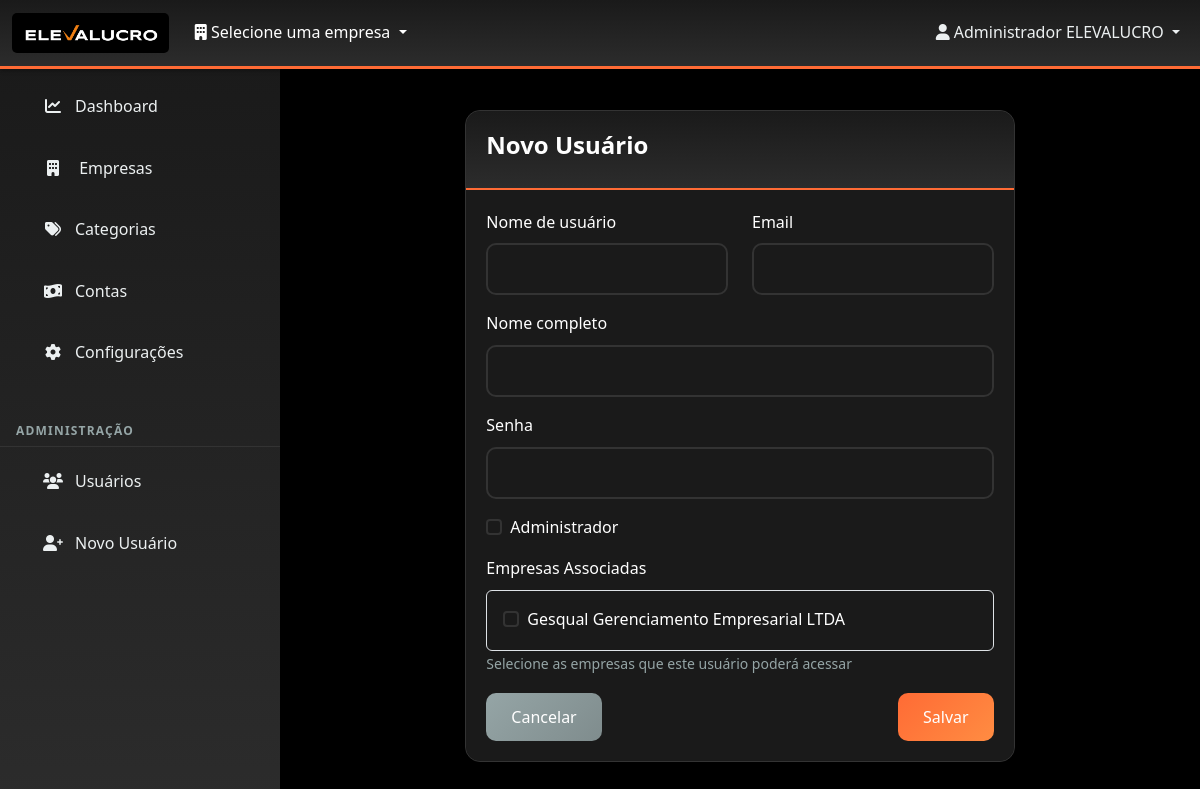
Screenshot of /usuarios/novo (signed in) with the database file from the repository.
### app.py (models this page shows, shortened)
class Usuario(UserMixin, db.Model):
    __tablename__ = 'usuarios'
    id = db.Column(db.Integer, primary_key=True)
    username = db.Column(db.String(80), unique=True, nullable=False)
    email = db.Column(db.String(120), unique=True, nullable=False)
    password_hash = db.Column(db.String(255), nullable=False)
    nome_completo = db.Column(db.String(200), nullable=False)
    is_admin = db.Column(db.Boolean, default=False)
    ativo = db.Column(db.Boolean, default=True)
    data_cadastro = db.Column(db.DateTime, default=datetime.utcnow)
    ultimo_login = db.Column(db.DateTime)
    empresas = db.relationship('Empresa', secondary=user_empresas,
                              backref=db.backref('usuarios', lazy='dynamic'))
    def get_empresas_acessiveis(self):
        if self.is_admin:
            return Empresa.query.filter_by(ativa=True).all()
        return [empresa for empresa in self.empresas if empresa.ativa]

class Empresa(db.Model):
    __tablename__ = 'empresas'
    id = db.Column(db.Integer, primary_key=True)
    cnpj = db.Column(db.String(18), unique=True, nullable=False)
    nome = db.Column(db.String(100), nullable=False)
    caminho_banco = db.Column(db.String(255), nullable=False)
    data_cadastro = db.Column(db.DateTime, default=datetime.utcnow)
    ativa = db.Column(db.Boolean, default=True)
    data_inativacao = db.Column(db.DateTime, nullable=True)
    usuario_inativacao = db.Column(db.String(100), nullable=True)

### app.py (the view, shortened to what this page needs)
@app.route('/usuarios/novo', methods=['GET', 'POST'])
@login_required
def novo_usuario():
    if not current_user.is_admin:
        flash('Acesso negado. Apenas administradores podem criar usuários.', 'error')
        return redirect(url_for('dashboard'))
    form = UsuarioForm()
    empresas_disponiveis = Empresa.query.filter_by(ativa=True).all()
    return render_template('usuarios/novo.html', form=form, empresas_disponiveis=empresas_disponiveis)

### app.py
class UsuarioForm(FlaskForm):
    username = StringField('Nome de usuário', validators=[DataRequired(), Length(min=4, max=25)])
    email = StringField('Email', validators=[DataRequired(), Email()])
    nome_completo = StringField('Nome completo', validators=[DataRequired(), Length(min=2, max=100)])
    password = PasswordField('Senha', validators=[DataRequired(), Length(min=6)])
    is_admin = BooleanField('Administrador')
    empresas = SelectMultipleField('Empresas', coerce=int,
                                  choices=[],
                                  render_kw={"class": "form-control", "multiple": True})
    submit = SubmitField('Salvar')

### app.py (called while the page is built)
@login_manager.user_loader
def load_user(user_id):
    return db.session.get(Usuario, int(user_id))  # Esta já está correta

@app.context_processor
def inject_empresas():
    empresas = []
    if current_user.is_authenticated:
        try:
            empresas = current_user.get_empresas_acessiveis()
        except Exception as e:
            empresas = []
    return dict(empresas=empresas)

@app.context_processor
def inject_empresa_selecionada():
    empresa = None
    if 'empresa_selecionada' in session:
        empresa = db.session.get(Empresa, session['empresa_selecionada'])
    return dict(empresa_selecionada=empresa)

### templates/usuarios/novo.html (shortened to what this page needs)
{% extends "base.html" %}
{% block content %}
<div class="container mt-4">
    <div class="row justify-content-center">
        <div class="col-md-8">
            <div class="card">
                <div class="card-header">
                    <h4>Novo Usuário</h4>
                </div>
                <div class="card-body">
                    <form method="POST">
                        <div class="row">
                            <div class="col-md-6">
                                <div class="mb-3">
                                    {{ form.username.label(class="form-label") }}
                                    {{ form.username(class="form-control") }}
                                </div>
                            </div>
                            <div class="col-md-6">
                                <div class="mb-3">
                                    {{ form.email.label(class="form-label") }}
                                    {{ form.email(class="form-control") }}
                                </div>
                            </div>
                        </div>
                        <div class="mb-3">
                            {{ form.nome_completo.label(class="form-label") }}
                            {{ form.nome_completo(class="form-control") }}
                        </div>
                        <div class="mb-3">
                            {{ form.password.label(class="form-label") }}
                            {{ form.password(class="form-control") }}
                        </div>
                        <div class="mb-3">
                            <div class="form-check">
                                {{ form.is_admin(class="form-check-input") }}
                                {{ form.is_admin.label(class="form-check-label") }}
                            </div>
                        </div>
                        <div class="mb-3">
                            <label class="form-label">Empresas Associadas</label>
                            <div class="border rounded p-3" style="max-height: 200px; overflow-y: auto;">
                                {% if empresas_disponiveis %}
                                    {% for empresa in empresas_disponiveis %}
                                    <div class="form-check">
                                        <input class="form-check-input" type="checkbox"
                                               name="empresas_selecionadas"
                                               value="{{ empresa.id }}"
                                               id="empresa{{ empresa.id }}">
                                        <label class="form-check-label" for="empresa{{ empresa.id }}">
                                            {{ empresa.nome }}
                                        </label>
                                    </div>
                                    {% endfor %}
                                {% else %}
                                    <p class="text-muted">Nenhuma empresa disponível</p>
                                {% endif %}
                            </div>
                            <small class="form-text text-muted">
                                Selecione as empresas que este usuário poderá acessar
                            </small>
                        </div>
                        <div class="d-flex justify-content-between">
                            <a href="{{ url_for('listar_usuarios') }}" class="btn btn-secondary">Cancelar</a>
                            {{ form.submit(class="btn btn-primary") }}
                        </div>
                    </form>
                </div>
            </div>
        </div>
    </div>
</div>
{% endblock %}

### templates/base.html (shortened to what this page needs)
<!DOCTYPE html>
<html lang="pt-BR">
<head>
    <link href="https://cdn.jsdelivr.net/npm/bootstrap@5.3.0/dist/css/bootstrap.min.css" rel="stylesheet">
    <link href="https://cdnjs.cloudflare.com/ajax/libs/font-awesome/6.0.0/css/all.min.css" rel="stylesheet">
</head>
<body>
    <nav class="navbar navbar-expand-lg navbar-dark fixed-top">
        <div class="container-fluid">
            <a class="navbar-brand" href="{{ url_for('dashboard') }}">
                <img src="{{ url_for('static', filename='images/logo_elevalucro-02.jpg') }}" alt="ELEVALUCRO" class="logo-elevalucro">
            </a>
            <div class="collapse navbar-collapse">
                <div class="nav-item dropdown">
                    <a class="nav-link dropdown-toggle" href="#" role="button" data-bs-toggle="dropdown">
                        <i class="fas fa-building"></i>
                        <span id="empresa-selecionada">
                            {% if empresa_selecionada %}
                                {{ empresa_selecionada.nome }}
                            {% else %}
                                Selecione uma empresa
                            {% endif %}
                        </span>
                    </a>
                </div>
                <ul class="navbar-nav ms-auto">
                    {% if current_user.is_authenticated %}
                    <li class="nav-item dropdown">
                        <a class="nav-link dropdown-toggle" href="#" role="button" data-bs-toggle="dropdown">
                            <i class="fas fa-user me-1"></i>{{ current_user.nome_completo }}
                        </a>
                    </li>
                    {% endif %}
                </ul>
            </div>
        </div>
    </nav>
    <div class="main-container">
        <nav class="sidebar">
            <ul class="nav flex-column">
                <li class="nav-item">
                    <a class="nav-link {{ 'active' if request.endpoint == 'dashboard' }}" href="{{ url_for('dashboard') }}">
                        <i class="fas fa-chart-line"></i>Dashboard
                    </a>
                </li>
                <li class="nav-item">
                    <a class="nav-link {{ 'active' if request.endpoint == 'empresas' }}" href="{{ url_for('empresas') }}">
                        <i class="fas fa-building"></i> Empresas
                    </a>
                </li>
                <li class="nav-item">
                    <a class="nav-link {{ 'active' if request.endpoint == 'listar_categorias' }}" href="{{ url_for('listar_categorias') }}">
                        <i class="fas fa-tags"></i>Categorias
                    </a>
                </li>
                <li class="nav-item">
                    <a class="nav-link {{ 'active' if request.endpoint == 'listar_contas' }}" href="{{ url_for('listar_contas') }}">
                        <i class="fas fa-money-bill-wave"></i>Contas
                    </a>
                </li>
                <li class="nav-item">
                    <a class="nav-link {{ 'active' if request.endpoint == 'configuracao_calculo' }}" href="{{ url_for('configuracao_calculo') }}">
                        <i class="fas fa-cog"></i>Configurações
                    </a>
                </li>
                {% if current_user.is_admin %}
                <li class="nav-item mt-3">
                    <h6 class="sidebar-heading d-flex justify-content-between align-items-center px-3 mt-4 mb-1 text-muted">
                        <span>Administração</span>
                    </h6>
                </li>
                <li class="nav-item">
                    <a class="nav-link {{ 'active' if request.endpoint == 'listar_usuarios' }}" href="{{ url_for('listar_usuarios') }}">
                        <i class="fas fa-users"></i>Usuários
                    </a>
                </li>
                <li class="nav-item">
                    <a class="nav-link {{ 'active' if request.endpoint == 'registro' }}" href="{{ url_for('registro') }}">
                        <i class="fas fa-user-plus"></i>Novo Usuário
                    </a>
                </li>
                {% endif %}
            </ul>
        </nav>
        <main class="main-content">
            {% block content %}{% endblock %}
        </main>
    </div>
</body>
</html>

### templates/base.html (style rules this page uses)
:root { --primary-color: #ff6b35; --secondary-color: #34495e; --accent-color: #ff6b35; --success-color: #27ae60; --danger-color: #e74c3c; --warning-color: #f39c12; --info-color: #3498db; --light-gray: #ecf0f1; --medium-gray: #95a5a6; --dark-gray: #2c3e50; --text-dark: #ffffff; --text-light: #ecf0f1; --text-muted: #95a5a6; --sidebar-bg: linear-gradient(180deg, #1a1a1a 0%, #2c2c2c 100%); --card-shadow: 0 4px 6px rgba(0, 0, 0, 0.5); --background-dark: #000000; --card-bg: #1a1a1a; --border-color: #333333; }
* { box-sizing: border-box; }
body { font-family: 'Segoe UI', Tahoma, Geneva, Verdana, sans-serif; background-color: var(--background-dark); color: var(--text-dark); margin: 0; padding: 0; line-height: 1.6; }
.navbar { background: var(--sidebar-bg); box-shadow: 0 2px 4px rgba(0, 0, 0, 0.3); border-bottom: 3px solid var(--accent-color); }
.navbar-brand { font-weight: 700; color: white !important; font-size: 1.5rem; display: flex; align-items: center; }
.navbar-nav .nav-link { color: var(--text-light) !important; transition: color 0.3s ease; }
.logo-elevalucro { max-height: 40px; width: auto; margin-right: 10px; border-radius: 5px; }
.main-container { display: flex; min-height: 100vh; padding-top: 56px; }
.sidebar { width: 280px; background: var(--sidebar-bg); padding: 20px 0; position: fixed; top: 56px; bottom: 0; left: 0; overflow-y: auto; z-index: 100; box-shadow: 2px 0 10px rgba(0, 0, 0, 0.3); }
.sidebar .nav-link { color: var(--light-gray); padding: 15px 25px; margin: 3px 15px; border-radius: 10px; transition: all 0.3s ease; display: block; text-decoration: none; border-left: 3px solid transparent; }
.sidebar .nav-link i { margin-right: 12px; width: 20px; text-align: center; }
.main-content { flex: 1; margin-left: 280px; padding: 30px; background-color: var(--background-dark); min-height: calc(100vh - 56px); }
.card { border: 1px solid var(--border-color); border-radius: 15px; box-shadow: var(--card-shadow); transition: all 0.3s ease; background-color: var(--card-bg); color: var(--text-dark); margin-bottom: 20px; }
.card-header { background: var(--sidebar-bg); color: white; border-radius: 15px 15px 0 0 !important; font-weight: 600; padding: 20px; border-bottom: 2px solid var(--accent-color); }
.card-body { padding: 20px; background-color: var(--card-bg); border-radius: 0 0 15px 15px; }
.btn { border-radius: 10px; font-weight: 500; padding: 12px 25px; transition: all 0.3s ease; border: none; text-decoration: none; display: inline-block; text-align: center; cursor: pointer; }
.btn-primary { background: linear-gradient(135deg, var(--primary-color) 0%, #ff8c42 100%); color: white; }
.btn-secondary { background: linear-gradient(135deg, var(--medium-gray) 0%, #7f8c8d 100%); color: white; }
.form-control, .form-select { border-radius: 10px; border: 2px solid var(--border-color); padding: 12px 15px; transition: all 0.3s ease; background-color: var(--card-bg); color: var(--text-dark); }
.form-control::placeholder { color: var(--text-muted); }
.form-label { color: var(--text-dark); font-weight: 500; margin-bottom: 8px; }
.form-check-input { background-color: var(--card-bg); border: 2px solid var(--border-color); }
.form-check-label { color: var(--text-dark); }
.h1, .h2, .h3, .h4, .h5, .h6, h1, h2, h3, h4, h5, h6 { color: var(--text-dark); font-weight: 600; }
.text-muted { color: var(--text-muted) !important; }
.sidebar-heading { font-size: 0.75rem; text-transform: uppercase; font-weight: 600; letter-spacing: 0.1em; color: #95a5a6 !important; border-bottom: 1px solid #333333; padding-bottom: 8px; margin-bottom: 8px; }

### rows the page displays
Usuario: nome_completo "Administrador ELEVALUCRO"
Empresa: nome "Gesqual Gerenciamento Empresarial LTDA"
